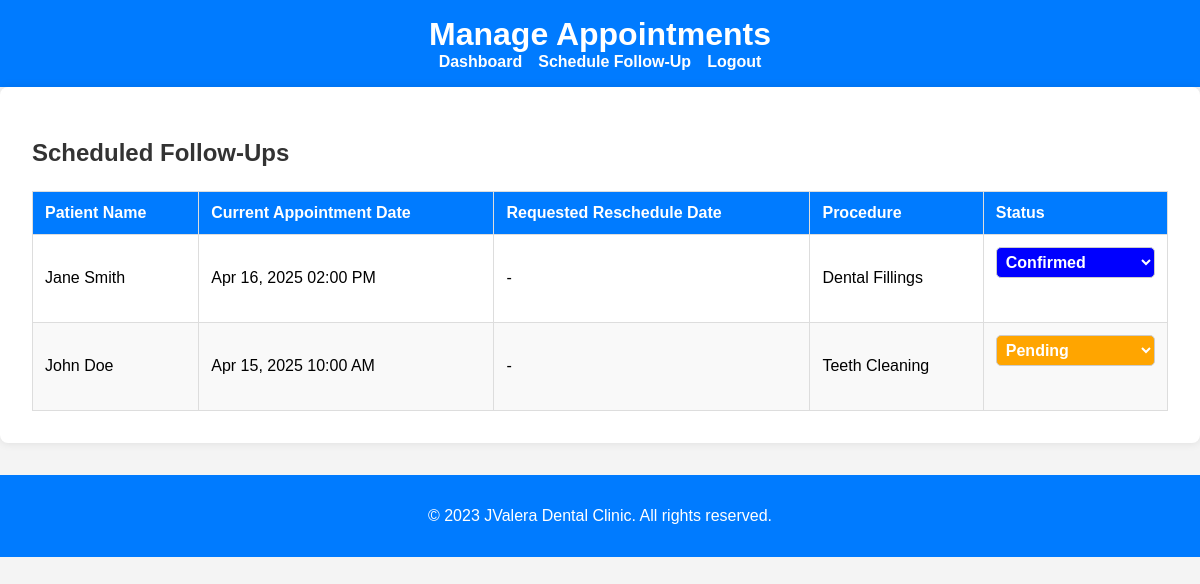
The page /manage_appointment.php (signed in) on the database its author committed.
### tables this page shows
CREATE TABLE follow_ups (
    id INT AUTO_INCREMENT PRIMARY KEY,
    patient_id INT NOT NULL,
    patient_name VARCHAR(255) NOT NULL,
    patient_email VARCHAR(255) NOT NULL,
    patient_phone VARCHAR(20) NOT NULL,
    service_name VARCHAR(255) NOT NULL,  
    follow_up_date DATETIME NOT NULL,
    status ENUM('pending', 'confirmed', 'completed', 'cancelled', 'reschedule_requested') DEFAULT 'pending',
    created_at TIMESTAMP DEFAULT CURRENT_TIMESTAMP,
    updated_at TIMESTAMP DEFAULT CURRENT_TIMESTAMP ON UPDATE CURRENT_TIMESTAMP,
    requested_reschedule_date DATETIME NULL,
    FOREIGN KEY (patient_id) REFERENCES patients(id) ON DELETE CASCADE
);

### manage_appointment.php (the view, shortened to what this page needs)
<?php
require 'db_connect.php';
$stmt = $conn->query("
    SELECT * FROM follow_ups
    ORDER BY
        CASE
            WHEN status = 'reschedule_requested' THEN 1
            ELSE 2
        END, follow_up_date DESC
");
$follow_ups = $stmt->fetchAll(PDO::FETCH_ASSOC);
?>
<!DOCTYPE html>
<html lang="en">
<head>
    <link rel="stylesheet" href="scheduling.css">
</head>
<body>
    <header>
        <h1>Manage Appointments</h1>
        <nav>
            <ul>
                <li><a href="admin_dashboard.php">Dashboard</a></li>
                <li><a href="schedule_follow_up.php">Schedule Follow-Up</a></li>
                <li><a href="logout.php">Logout</a></li>
            </ul>
        </nav>
    </header>
    <main>
        <section>
            <h2>Scheduled Follow-Ups</h2>
            <?php if (empty($follow_ups)): ?>
                <p>No follow-ups found.</p>
            <?php else: ?>
                <table>
                <thead>
    <tr>
        <th>Patient Name</th>
        <th>Current Appointment Date</th>
        <th>Requested Reschedule Date</th>
        <th>Procedure</th>
        <th>Status</th>
    </tr>
            </thead>
            <tbody>
                <?php foreach ($follow_ups as $follow_up): ?>
                <tr>
                    <td><?php echo htmlspecialchars($follow_up['patient_name']); ?></td>
                    <td><?php echo date('M j, Y h:i A', strtotime($follow_up['follow_up_date'])); ?></td>
                    <td>
    <?php if (!empty($follow_up['approved_reschedule_date'])): ?>
        <span><?php echo date('M j, Y h:i A', strtotime($follow_up['approved_reschedule_date'])); ?></span>
    <?php elseif ($follow_up['status'] == 'reschedule_requested'): ?>
        <a href="process_reschedule.php?id=<?php echo $follow_up['id']; ?>&action=approve" class="approve-btn">Approve</a>
        <a href="process_reschedule.php?id=<?php echo $follow_up['id']; ?>&action=deny" class="deny-btn">Deny</a>
    <?php else: ?>
        <span>-</span>
    <?php endif; ?>
</td>
                    <td><?php echo htmlspecialchars($follow_up['service_name']); ?></td>
                    <td>
                                <form method="POST" action="update_status.php">
                                    <select name="status" class="status-dropdown" onchange="changeColor(this); this.form.submit();">
                                        <option value="pending" <?php echo $follow_up['status'] == 'pending' ? 'selected' : ''; ?>>Pending</option>
                                        <option value="confirmed" <?php echo $follow_up['status'] == 'confirmed' ? 'selected' : ''; ?>>Confirmed</option>
                                    </select>
                                </form>
                            </td>
                </tr>
                <?php endforeach; ?>
            </tbody>
                </table>
            <?php endif; ?>
        </section>
    </main>
    <footer>
        <p>&copy; 2023 JValera Dental Clinic. All rights reserved.</p>
    </footer>
</body>
</html>

### scheduling.css (style rules this page uses)
body { font-family: Arial, sans-serif; background-color: #f4f4f4; margin: 0; padding: 0; }
header { background-color: #007bff; color: white; padding: 1rem; text-align: center; }
header h1 { margin: 0; font-size: 2rem; }
nav ul { list-style: none; padding: 0; margin: 0; display: flex; justify-content: center; gap: 1rem; }
nav ul li { display: inline; }
nav ul li a { color: white; text-decoration: none; font-weight: bold; }
main { padding: 2rem; max-width: 1200px; margin: 0 auto; background-color: white; box-shadow: 0 0 10px rgba(0, 0, 0, 0.1); border-radius: 8px; }
h2 { color: #333; margin-bottom: 1.5rem; }
form { margin-bottom: 2rem; }
form input, form select, form textarea { width: 100%; padding: 0.5rem; border: 1px solid #ccc; border-radius: 4px; }
table { width: 100%; border-collapse: collapse; margin-top: 1rem; }
table th, table td { padding: 0.75rem; border: 1px solid #ddd; text-align: left; }
table th { background-color: #007bff; color: #fff; }
table tr:nth-child(even) { background-color: #f9f9f9; }
footer { text-align: center; padding: 1rem; background-color: #007bff; color: white; margin-top: 2rem; }
.status-pending { color: orange; font-weight: bold; }
.status-confirmed { color: blue; font-weight: bold; }
.status-dropdown { padding: 5px; font-size: 16px; border-radius: 5px; border: 1px solid #ccc; outline: none; cursor: pointer; }
.status-dropdown { padding: 5px; font-size: 16px; border-radius: 5px; border: 1px solid #ccc; cursor: pointer; }
.status-pending { background-color: orange; color: white; }
.status-confirmed { background-color: blue; color: white; }

### rows shown on the page
follow_ups: patient_name "Jane Smith", follow_up_date "Apr 16, 2025 02:00 PM", service_name "Dental Fillings", status "Confirmed"
follow_ups: patient_name "John Doe", follow_up_date "Apr 15, 2025 10:00 AM", service_name "Teeth Cleaning", status "Pending"
